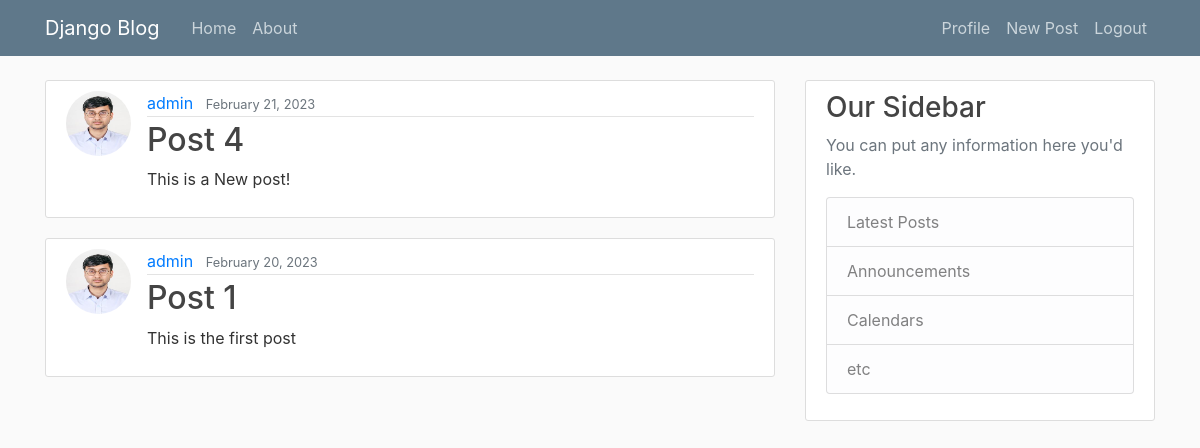
Page /blog/user/admin (signed in) on the committed database.
### blog/models.py (models this page shows, shortened)
class Post(models.Model):
    title = models.CharField(max_length= 100)
    content = models.TextField()
    date_posted = models.DateTimeField(default=timezone.now)
    author = models.ForeignKey(User, on_delete=models.CASCADE) #one author has many posts so we use foreign key

### users/models.py (models this page shows, shortened)
class Profile(models.Model):
    user = models.OneToOneField(User, on_delete=models.CASCADE)
    image = models.ImageField(default='default.jpeg', upload_to='profile_pics')

### blog/views.py (the view)
# urls.py: path('user/<str:username>', UserPostListView.as_view(), name = 'user-posts'),
class UserPostListView(LoginRequiredMixin, ListView):
    model = Post
    template_name = 'blog/user_posts.html'
    context_object_name = 'posts'
    ordering = ['-date_posted']
    def get_queryset(self):
        user = get_object_or_404(User, username = self.kwargs['username'])
        return Post.objects.filter(author = user).order_by('-date_posted')

### blog/templates/blog/user_posts.html
{% extends 'blog/base.html' %}
{% block content %}
{% for post in posts %}
<article class="media content-section">
    <img class="rounded-circle article-img" src="{{post.author.profile.image.url}}">
    <div class="media-body">
        <div class="article-metadata">
            <a class="mr-2" href="{% url  'user-posts' post.author.username %}">{{ post.author }}</a>
            <small class="text-muted">{{ post.date_posted|date:"F d, Y" }}</small>
        </div>
        <h2><a class="article-title" href="{% url 'post-detail' post.id %}">{{ post.title }}</a></h2>
        <p class="article-content">{{ post.content }}</p>
    </div>
</article>
{% endfor %}
{% endblock %}

### blog/static/blog/main.css (style rules this page uses)
body { background: #fafafa; color: #333333; margin-top: 5rem; }
h1, h2, h3, h4, h5, h6 { color: #444444; }
.content-section { background: #ffffff; padding: 10px 20px; border: 1px solid #dddddd; border-radius: 3px; margin-bottom: 20px; }
.article-title { color: #444444; }
.article-content { white-space: pre-line; }
.article-img { height: 65px; width: 65px; margin-right: 16px; }
.article-metadata { padding-bottom: 1px; margin-bottom: 4px; border-bottom: 1px solid #e3e3e3 }

### rows in the picture
Post: author.profile.image (picture), author "admin", date_posted "February 21, 2023", title "Post 4", content "This is a New post!"
Post: author.profile.image (picture), author "admin", date_posted "February 20, 2023", title "Post 1", content "This is the first post"
